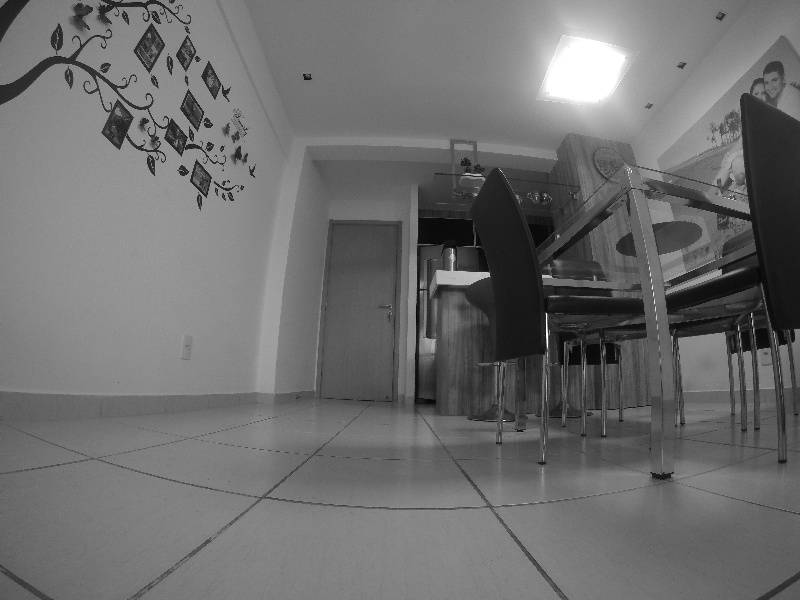
//> input picture C++/Imagens_Leandro/005_passo.JPG, 800 x 600 px
$ ./GLCM   (built with g++ and OpenCV 4)
//> lines starting //> are read from the running program, lines starting //| are printed output that depends on the picture
//> further down, imageMethods is the input picture: 600 rows x 800 cols, CV_8UC1; min 0, max 255, mean 109.6
### C++/Metodos.hpp
#include <opencv2/opencv.hpp>
#include <iostream>
#include <opencv/cv.h>
#include <opencv/highgui.h>
#include <opencv/cvaux.h>
#include <opencv/cxcore.h>
#include <opencv/ml.h>

using namespace cv;


// [85 lines left out: functions GetObjetosAtributos, PassarBancoDeDadosParaMat, AtribuirValoresMatrizes, AcharQuantidadeDeClasses, quantizerMatrix, not called in this run]

void getCoOccurrenceMatrix(Mat image, Mat &coOccurence, int grayscale){
//> called with grayscale = 256
    coOccurence=Mat::zeros(grayscale, grayscale, CV_32FC1);

    for (int i=0; i<image.rows; i++) {
        for (int j=0; j<image.cols-1; j++) {
            coOccurence.at<float>(image.at<uchar>(i,j),image.at<uchar>(i,j+1))+=1;
        }
    }
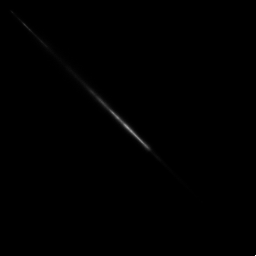
//> coOccurence: 256 rows x 256 cols, CV_32FC1; min 0, max 2998, mean 7.3; drawn with min black and max white
}

void normalizeCoOccurrenceMatrix(Mat coOccurence, Mat &coOccurenceNormalized, Mat imageQuantized, int grayscale){
//> called with grayscale = 256
    coOccurenceNormalized=Mat::zeros(grayscale, grayscale, CV_32FC1);
    //Mat=Mat+Mat.t();
    //Mat=Mat/sum(Mat)[0];
    for (int i=0; i<grayscale; i++){
        for (int j=0; j<grayscale; j++) {
            coOccurenceNormalized.at<float>(i,j)=coOccurence.at<float>(i,j)/(imageQuantized.rows*(imageQuantized.cols-1));
        }
    }
}
void getFeatures(vector<double> &glcm_features, Mat coOccurenceNormalized, int grayscale){
//> called with grayscale = 256
    /*
     >> glcm_features[0]  -> Contrast
     >> glcm_features[1]  -> Correlation
     >> glcm_features[2]  -> Energy
     >> glcm_features[3]  -> Homogeneity
     >> glcm_features[4]  -> Inverse Difference Moment
     >> glcm_features[5]  -> Entropy
     >> glcm_features[6]  -> Dissimilarity
     >> glcm_features[7]  -> Angular Second Moment
     >> glcm_features[8]  -> Variance
     */

    int i,j;
    for (int i=0; i<9; i++) {
        glcm_features.push_back(0);
    }

    double correlation=0,mean1=0,mean2=0,deviation=0,deviation1=0,deviation2=0;
    for(i=0; i<grayscale; i++){
        for(j=0; j<grayscale; j++){
            glcm_features[0]+=( (i-j) * (i-j) * (coOccurenceNormalized.at<float>(i,j)) );// Contrast

            glcm_features[2]+= ( ((coOccurenceNormalized.at<float>(i,j))) * ((coOccurenceNormalized.at<float>(i,j))) );// Energy

            glcm_features[3]+= ( (coOccurenceNormalized.at<float>(i,j))) / ( 1+abs(i-j) );// Homogeneity

            if(i!=j){
                glcm_features[4]+= (coOccurenceNormalized.at<float>(i,j) / (1 + (i-j)*(i-j))) ;// Inverse Difference Moment
                glcm_features[6]+= (coOccurenceNormalized.at<float>(i,j)*(abs(i-j)) );// Dissimilarity
            }
            if(coOccurenceNormalized.at<float>(i,j)!=0){
                glcm_features[5]+=coOccurenceNormalized.at<float>(i,j)*log10(coOccurenceNormalized.at<float>(i,j));// Entropy
            }

            glcm_features[7]+=(coOccurenceNormalized.at<float>(i,j)*coOccurenceNormalized.at<float>(i,j));// Angular Second Moment


            //Operacoes para Correlacao
            correlation+= ( (i*j) * ( (coOccurenceNormalized.at<float>(i,j)) ) );//posicoes da matriz glcm
            mean1+= (i * ( (coOccurenceNormalized.at<float>(i,j)) ));//Media x
            mean2+= (j * ( (coOccurenceNormalized.at<float>(i,j)) ));//Media y
            deviation1+= ( (i*i) * (coOccurenceNormalized.at<float>(i,j)) );//Desvio padrao x
            deviation2+= ( (j*j) * (coOccurenceNormalized.at<float>(i,j)) );//Desvio padrao y
        }
    }
//> this loop made 256 passes
//> (correlation, mean1, mean2, deviation1, deviation2) on passes 1, 3, 4: (0, 0, 7.72e-05, 0, 0.000957), (0.000761, 3.55e-05, 0.000699, 5.63e-05, 0.0294), (0.000968, 6.05e-05, 0.000768, 0.000131, 0.0302)
//> after the loop, glcm_features = [118.8, 0, 0.00122, 0.451, 0.197, -3.27, 4.01, 0.00122, 0]; correlation = 13373.2; mean1 = 109.6; mean2 = 109.6; deviation1 = 13436.1; deviation2 = 13429.2
    glcm_features[5]*=-1;//entropy
//> glcm_features = [118.8, 0, 0.00122, 0.451, 0.197, 3.27, 4.01, 0.00122, 0]

    //operações da correlacao
    deviation1-=mean1*mean1;
//> deviation1 = 1422.5
    deviation2-=mean2*mean2;
//> deviation2 = 1424.5
    deviation1=sqrt(deviation1);
//> deviation1 = 37.72
    deviation2=sqrt(deviation2);
//> deviation2 = 37.74
    deviation=(deviation1*deviation2);
//> deviation = 1423.5
    if (deviation==0) {
        deviation=1;
    }
    glcm_features[1]=(correlation-(mean1*mean2))/deviation;// Correlation
//> glcm_features = [118.8, 0.958, 0.00122, 0.451, 0.197, 3.27, 4.01, 0.00122, 0]

    //Atributos que necessitam de outros já calculados
    for(i=0; i<grayscale; i++){
        for(j=0; j<grayscale; j++){
            glcm_features[8]+=((i-(mean1+mean2)/2)*(i-(mean1+mean2)/2))*coOccurenceNormalized.at<float>(i,j);//Variance

        }
    }
//> after the loop, glcm_features = [118.8, 0.958, 0.00122, 0.451, 0.197, 3.27, 4.01, 0.00122, 1422.5]
    glcm_features[9]*=(-1);//sum_entropy
    glcm_features[12]*=(-1);//difference_entropy

}

vector<double> glcm_extraction(Mat image, int grayscale){
  vector<double> glcm_features;

  Mat imageQuantized, coOccurence, coOccurenceNormalized;
  image.copyTo(imageQuantized);

  /* Quantiza a imagem de entrada */
  //quantizerMatrix(image, imageQuantized, grayscale);

  /* Calcula a Matriz de Co-Ocorrencia */
  getCoOccurrenceMatrix(imageQuantized, coOccurence, grayscale);

  /* Normaliza a Matriz de Co-Ocorrencia */
  normalizeCoOccurrenceMatrix(coOccurence, coOccurenceNormalized, imageQuantized, grayscale);

  /* Calcula os atributos da GLCM */
  getFeatures(glcm_features, coOccurenceNormalized, grayscale);

  imageQuantized.release();
  coOccurence.release();
  coOccurenceNormalized.release();

  return glcm_features;
}

### C++/GLCM.cpp

#include "Metodos.hpp"


int main(){
	Mat imageMethods = imread("Imagens/005_passo.JPG",CV_LOAD_IMAGE_GRAYSCALE);
	vector<double> data;
	int i;
	data = glcm_extraction(imageMethods, 256);
//> data has the same summary as glcm_features in getFeatures
	for(i=0;i<10;i++){
	  printf("\nData %d: %f",i,data[i]);
	}
//> this loop made 10 passes
//| Data 0: 118.843206
//| Data 1: 0.958258
//| Data 2: 0.001224
//| Data 3: 0.451116
//| Data 4: 0.197425
//| Data 5: 3.270494
//| Data 6: 4.012593
//| Data 7: 0.001224
//> (output is shown up to pass 8 of 10)
}
